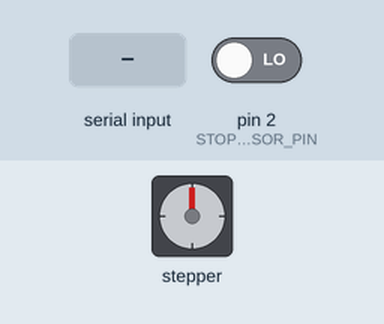
Recording of a sketch running on a simulated Arduino Uno, built with avr-gcc and run on an emulated ATmega328P. On the bench: stepper motor. Wiring (inferred from the names in the program): stepper motor driver (200 steps per turn assumed): step pin 9; direction pin 8. The test bench sets the inputs (shaded band); at power-on: pin 2 (STOP_SENSOR_PIN) LOW. What the sketch prints to the serial monitor is not drawn.

Above: at 1.2 s.
1.3 s: "CMD:JOG\n" received over Serial
At 1.76 s:
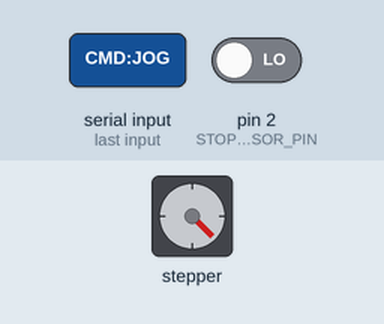
4.3 s: pin 2 (STOP_SENSOR_PIN) driven HIGH
At 4.3 s:
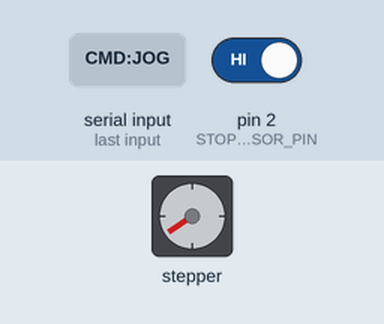
5.8 s: "CMD:JOG\n" received over Serial
At 12.6 s:
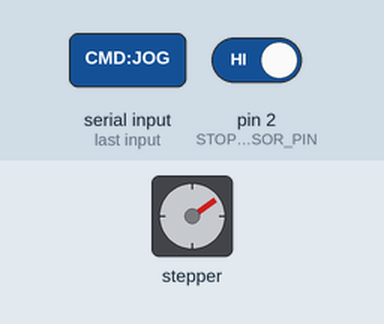
Timing chart, 0 to 12.8 s (numbered marks = the images above; inputs shaded):
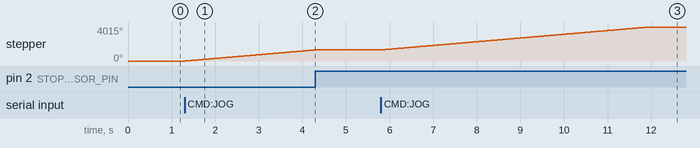

The sketch:

Nextion_HMI.ino
```cpp
#include <EEPROM.h>

// Pins
#define STEP_BIT 1   // Pin 9
#define DIR_BIT  0   // Pin 8
#define START_SENSOR_PIN 7
#define STOP_SENSOR_PIN  2

// EEPROM Addresses
#define ADDR_MARGIN 0
#define ADDR_SPEED  4
#define ADDR_LIMIT  8
#define ADDR_DELAY  12
#define ADDR_COUNT  16

// Global Variables
long maxStepsPerCycle = 1500;
int extraStepsAfterStop = 80;
volatile int pulseDelay = 350;
int startDelayMs = 0;
long batchCount = 0;

volatile long stepsCount = 0;
volatile bool motorRunning = false;
volatile long lastStopStep = 0;
volatile bool stopSensorTriggered = false;

enum SystemState { STATE_OFF, STATE_AUTO_WAIT_BOTTLE, STATE_AUTO_WAIT_DELAY,
                   STATE_AUTO_DISPENSING, STATE_AUTO_WAIT_BOTTLE_CLEAR, STATE_JOG_DISPENSING };
SystemState state = STATE_OFF;
SystemState lastState = STATE_OFF;
unsigned long delayStartTime = 0;

// Interrupt
void gapSensorISR() {
  if ((state == STATE_AUTO_DISPENSING || state == STATE_JOG_DISPENSING) && stepsCount > 300) {
    if (!stopSensorTriggered) { lastStopStep = stepsCount; stopSensorTriggered = true; }
  }
}

// HMI Updates
void updateHMI(String msg) {
  Serial.print("page0.t0.txt=\"" + msg + "\"");
  Serial.write(0xFF); Serial.write(0xFF); Serial.write(0xFF);
}

void updateBatchCount() {
  Serial.print("page0.t3.val=" + String(batchCount));
  Serial.write(0xFF); Serial.write(0xFF); Serial.write(0xFF);
}

// Timer Logic
void setupTimer1() {
  cli(); TCCR1A = 0; TCCR1B = 0;
  TCCR1B |= (1 << WGM12); TCCR1B |= (1 << CS10);
  OCR1B = 32 - 1; TIMSK1 = 0; sei();
}

void startMotor() {
  stepsCount = 0; motorRunning = true; TCNT1 = 0;
  OCR1A = (pulseDelay * 16) - 1; TIMSK1 |= (1 << OCIE1A);
}

void stopMotor() {
  motorRunning = false; TIMSK1 = 0;
  PORTB &= ~(1 << STEP_BIT);
}

ISR(TIMER1_COMPA_vect) {
  if (!motorRunning) return;
  PORTB |= (1 << STEP_BIT); stepsCount++;
  TIMSK1 |= (1 << OCIE1B);
}

ISR(TIMER1_COMPB_vect) {
  PORTB &= ~(1 << STEP_BIT); TIMSK1 &= ~(1 << OCIE1B);
}

// Main logic
void processHMIData() {
  if (!Serial.available()) return;
  String rx = Serial.readStringUntil('\n'); rx.trim();
  if (rx.length() == 0) return;

  if (rx == "CMD:START") { if (state == STATE_OFF) state = STATE_AUTO_WAIT_BOTTLE; }
  else if (rx == "CMD:STOP") { stopMotor(); state = STATE_OFF; }
  else if (rx == "CMD:JOG") { if (state == STATE_OFF) { stopSensorTriggered = false; startMotor(); state = STATE_JOG_DISPENSING; } }
  else if (rx == "CMD:RESET_COUNT") { batchCount = 0; updateBatchCount(); EEPROM.put(ADDR_COUNT, batchCount); }

  // Dirty Check Saves
  else if (rx.startsWith("SET:MARGIN,")) {
    int v = rx.substring(11).toInt();
    if(v != extraStepsAfterStop) { extraStepsAfterStop = v; EEPROM.put(ADDR_MARGIN, extraStepsAfterStop); }
  }
  else if (rx.startsWith("SET:SPEED,")) {
    int v = rx.substring(10).toInt();
    if(v != pulseDelay) { pulseDelay = v; EEPROM.put(ADDR_SPEED, pulseDelay); }
  }
  else if (rx.startsWith("SET:DELAY,")) {
    int v = rx.substring(10).toInt();
    if(v != startDelayMs) { startDelayMs = v; EEPROM.put(ADDR_DELAY, startDelayMs); }
  }
}

void setup() {
  DDRB |= (1 << STEP_BIT) | (1 << DIR_BIT); PORTB |= (1 << DIR_BIT);
  pinMode(START_SENSOR_PIN, INPUT); pinMode(STOP_SENSOR_PIN, INPUT);
  attachInterrupt(digitalPinToInterrupt(STOP_SENSOR_PIN), gapSensorISR, RISING);
  Serial.begin(9600);
  EEPROM.get(ADDR_MARGIN, extraStepsAfterStop);
  EEPROM.get(ADDR_SPEED, pulseDelay);
  EEPROM.get(ADDR_DELAY, startDelayMs);
  EEPROM.get(ADDR_COUNT, batchCount);
  setupTimer1();
}

void loop() {
  processHMIData();

  // State Change HMI update
  if (state != lastState) {
    if (state == STATE_OFF) updateHMI("IDLE");
    else if (state == STATE_AUTO_WAIT_BOTTLE) updateHMI("ARMED");
    lastState = state;
  }

  switch (state) {
    case STATE_AUTO_WAIT_BOTTLE:
      if (digitalRead(START_SENSOR_PIN) == HIGH) {
        if (startDelayMs > 0) { delayStartTime = millis(); state = STATE_AUTO_WAIT_DELAY; }
        else { stopSensorTriggered = false; startMotor(); state = STATE_AUTO_DISPENSING; }
      }
      break;

    case STATE_AUTO_WAIT_DELAY:
      if (millis() - delayStartTime >= startDelayMs) {
        stopSensorTriggered = false; startMotor(); state = STATE_AUTO_DISPENSING;
      }
      break;

    case STATE_AUTO_DISPENSING:
    case STATE_JOG_DISPENSING:
      if (stopSensorTriggered && (stepsCount - lastStopStep) >= extraStepsAfterStop) {
        stopMotor();
        if (state == STATE_AUTO_DISPENSING) { batchCount++; updateBatchCount(); EEPROM.put(ADDR_COUNT, batchCount); state = STATE_AUTO_WAIT_BOTTLE_CLEAR; }
        else state = STATE_OFF;
      }
      if (stepsCount >= maxStepsPerCycle) { stopMotor(); state = STATE_OFF; }
      break;

    case STATE_AUTO_WAIT_BOTTLE_CLEAR:
      if (digitalRead(START_SENSOR_PIN) == LOW) state = STATE_AUTO_WAIT_BOTTLE;
      break;
  }
}
```

Measured:
- after the input at 1.3 s, stepper: keeps turning clockwise at about 440°/s, starting at once
- after the input at 4.3 s, stepper: stops changing and stays 1315°
- after the input at 5.8 s, stepper: turns 2700° clockwise in 6.1 s, starting at once
